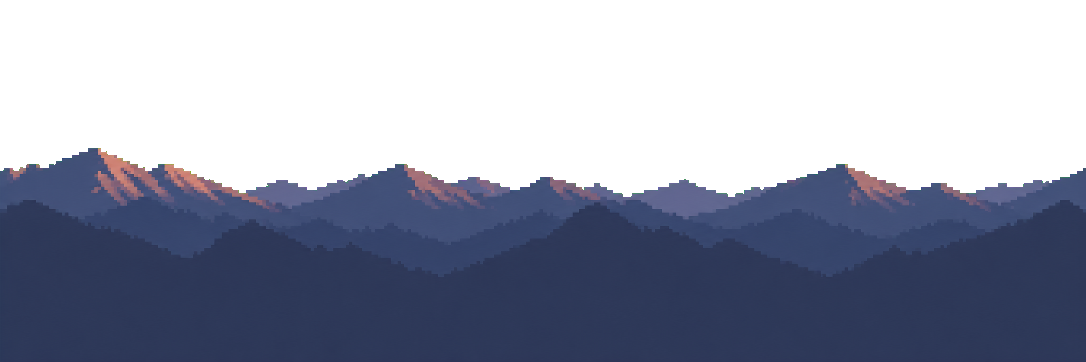
#> input picture art/bg_far.png, 1086 x 362 px
$ python widen.py ../../art/bg_far.png ../../art/bg_fg.png 5
#> lines starting #> are read from the running program, lines starting #| are printed output that depends on the picture
# widen.py IN OUT NEW_H : grow a path strip vertically, filling with inner road rows (pixels stay square)
import sys, numpy as np
from PIL import Image
src, dst, nh = sys.argv[1], sys.argv[2], int(sys.argv[3])
rng = np.random.default_rng(7)
a = np.asarray(Image.open(src).convert('RGBA')).copy()
#> a is the input picture: shape (362, 1086, 4); mean R, G, B, A 31, 156.7, 52.8, 128.9
H, W, _ = a.shape
#> H = 362; W = 1086
cov = (a[:, :, 3] > 127).mean(1)
#> cov = 362 values, max 1 at index 197, min 0 at index 0, mean 0.506
core = np.where(cov > 0.97)[0]; t, b = core.min(), core.max() + 1
#> after `core = np.where(cov > 0.97)[0]`: core = 169 values from 193 to 361
#> after `t, b = (core.min(), core.max() + 1)`: t = 193; b = 362
# inner band = middle 50% of the solid road (no edge grass/snow/rubble)
q = (b - t) // 4; it, ib = t + q, b - q
#> after `q = (b - t) // 4`: q = 42
#> after `it, ib = (t + q, b - q)`: it = 235; ib = 320
band = a[it:ib]; bh = band.shape[0]
#> after `band = a[it:ib]`:
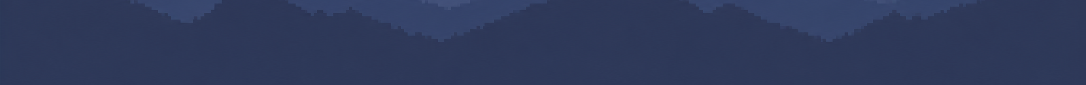
#> band: shape (85, 1086, 4); mean R, G, B, A 46.8, 57.9, 90.9, 255
#> after `bh = band.shape[0]`: bh = 85
E = nh - H; c = (t + b) // 2
#> after `E = nh - H`: E = -357
#> after `c = (t + b) // 2`: c = 277
bl = max(2, bh // 4)                     # dithered blend rows at each join
#> bl = 21
# build filler: band copies, each rolled sideways, blended into each other
#> (the run stopped early here; a loop or call above may not have finished)

$ run again, on art/bg_hor.png
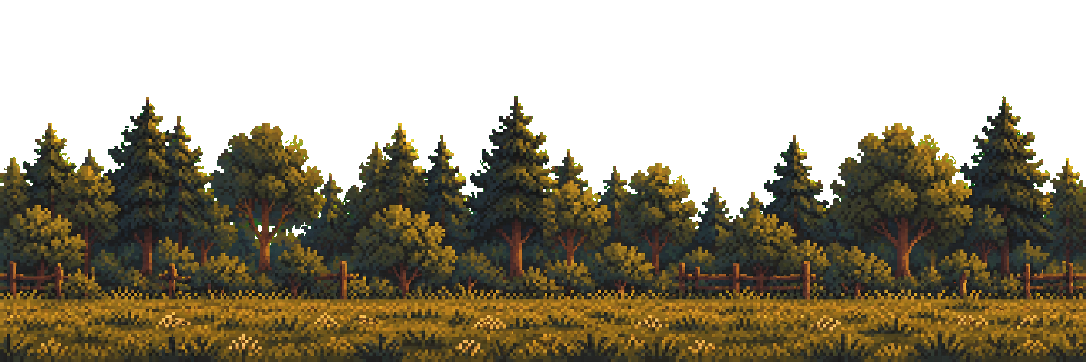
#> input picture art/bg_hor.png, 1086 x 362 px
#> a is the input picture: shape (362, 1086, 4); mean R, G, B, A 48, 147.8, 23, 143.6
#> cov = 362 values, max 1 at index 239, min 0 at index 0, mean 0.563
#> core = 154 values from 208 to 361
#> t = 208; b = 362
#> q = 38
#> it = 246; ib = 324
#> `band = a[it:ib]`:
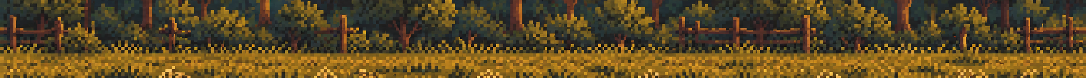
#> band: shape (78, 1086, 4); mean R, G, B, A 93.2, 74.2, 36, 255
#> c = 285
